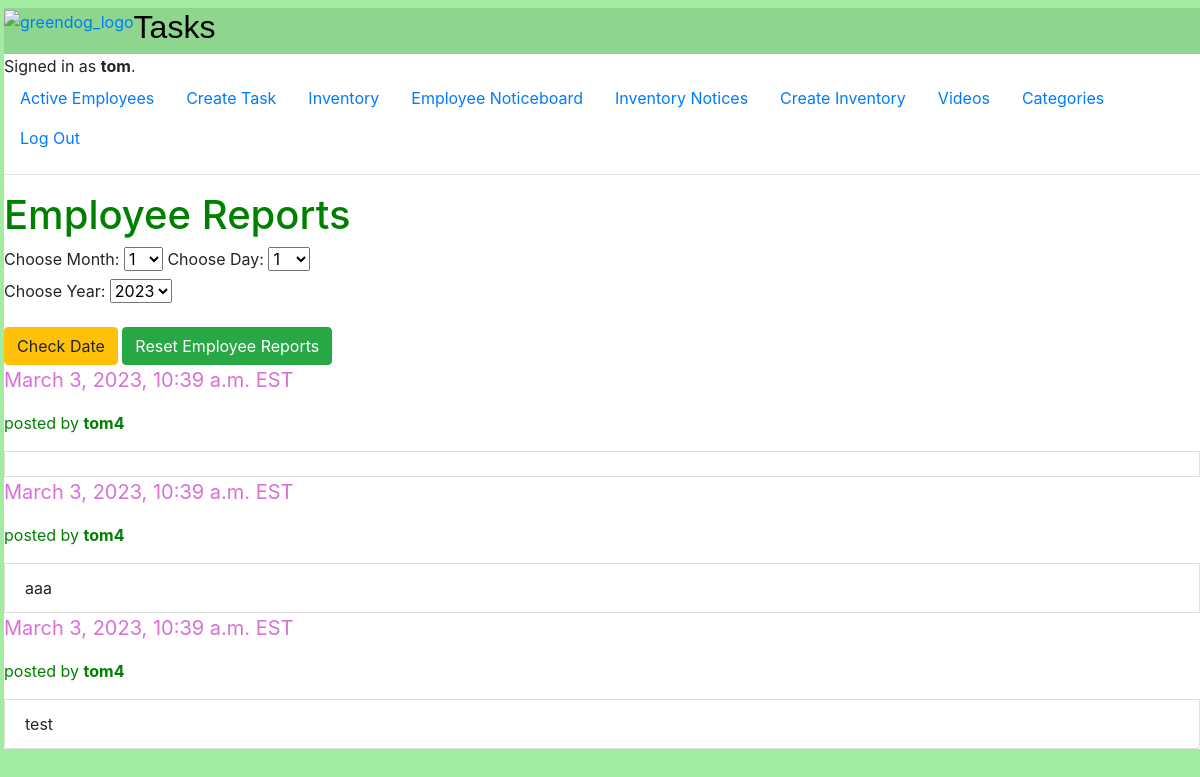
/todayEmployeeComments (signed in), run on the app's committed database.
### auctions/models.py (models this page shows, shortened)
class User(AbstractUser):
    pass

class employeeComment(models.Model):
    author = models.ForeignKey(
        User, on_delete=models.CASCADE,  blank=True, null=True, related_name="commentUser")
    employee = models.ForeignKey(
        Employee, on_delete=models.CASCADE,  blank=True, null=True, related_name="commentEmployee")
    message = models.CharField(max_length=1000)
    datetime = models.DateTimeField(
        max_length=100, default=datetime.now().strftime("%Y-%m-%d %H:%M:%S"))

### auctions/views.py (the view)
# urls.py: path("todayEmployeeComments", views.todayEmployeeComments, name="todayEmployeeComments"),
def todayEmployeeComments(request):
    today = datetime.datetime.now()
    month = today.month
    day = today.day
    year = today.year
    comments = employeeComment.objects
    comments = employeeComment.objects.filter(datetime__month=month, datetime__day=day, datetime__year=year).order_by('datetime')
    return render(request, "auctions/todayEmployeeComments.html", {
        "comments":comments,
        "rangeDays": range(1,32),
        "rangeHours": range(1,13),
        "rangeMinutes": range(0,31,30),
        "rangeMonths": range(1,12),
        "rangeYears": range(year, year - 6, -1)
    })

### auctions/templates/auctions/todayEmployeeComments.html (shortened to what this page needs)
{% extends "auctions/layout.html" %}
    {% block body %}
<div>
    <h1 style="color:Green">Employee Reports</h1>
    <form action="{% url 'sortedInventory' %}" method = "POST">
            <div class="form-group">
      <label for="month">Choose Month:</label>
      <select name="month" id="month">
            {% for i in rangeMonths %}
                <option value="{{i}}">{{i}}</option>
            {% endfor %}
      </select>
      <label for="startDay">Choose Day:</label>
      <select name="day" id="day">
            {% for i in rangeDays %}
                <option value="{{i}}">{{i}}</option>
            {% endfor %}
      </select>
    <div class="form-group">
      <label for="startYear">Choose Year:</label>
      <select name="year" id="year">
            {% for i in rangeYears %}
                <option value="{{i}}">{{i}}</option>
            {% endfor %}
    </select>
  </div>
            <button type="submit" class="btn btn-warning">Check Date</button>
            <button type="submit" class="btn btn-success"><a href="employeeComments" style="color:white">Reset Employee Reports</a></button>
        </form>
    {% for comment in comments %}
    <p style="color:orchid; font-size:20px">{{comment.datetime}} EST </p>
    <p style="color:green">posted by <strong>{{comment.author}}</strong></p>
    <li class="list-group-item"> {{comment.message}}
    </li>
    {% endfor %}
</div>
{% endblock %}

### auctions/templates/auctions/layout.html (shortened to what this page needs)
{% load static %}
<!DOCTYPE html>
<html lang="en">
    <head>
        <link rel="stylesheet" href="https://stackpath.bootstrapcdn.com/bootstrap/4.4.1/css/bootstrap.min.css">
        <link href="{% static 'auctions/styles.css' %}" rel="stylesheet">
    </head>
    <body>
        <div id="nav-bar" class="d-flex flex-row" style="background-color: rgb(142, 214, 142)"">
               <a href="/"><img src="https://www.grrreendog.com/wp-content/uploads/2019/02/grrreendog-grooming-and-spa-daycamp-big.png" style="height:10vh;margin:0" alt="greendog_logo"> </a>
               <a href="/"><h2 style="color:black; font-family:'Comic Sans MS', Comic, sans-serif">Tasks</h2></a>
        </div>
        <div>
            {% if user.is_authenticated %}
                Signed in as <strong>{{ user.username }}</strong>.
            {% else %}
                Not signed in.
            {% endif %}
        </div>
        <ul class="nav">
            <li class="nav-item">
                <a class="nav-link" href="{% url 'employees' %}">Active Employees</a>
            </li>
            <li class="nav-item">
                <a class="nav-link" href="{% url 'createTask' %}">Create Task</a>
            </li>
            <li class="nav-item">
                <a class="nav-link" href="{% url 'active' %}">Inventory</a>
            </li>
            <li class="nav-item">
                <a class="nav-link" href="{% url 'employeeComments' %}">Employee Noticeboard</a>
            </li>
            <li class="nav-item">
                <a class="nav-link" href="{% url 'inventoryComments' %}">Inventory Notices</a>
            </li>
            <li class="nav-item">
                <a class="nav-link" href="{% url 'create' %}">Create Inventory</a>
            </li>
            <li class="nav-item">
                <a class="nav-link" href="{% url 'videos' %}">Videos</a>
            </li>
            <li class="nav-item">
                <a class="nav-link" href="{% url 'categories' %}">Categories</a>
            </li>
            {% if user.is_authenticated %}
                <li class="nav-item">
                    <a class="nav-link" href="{% url 'logout' %}">Log Out</a>
                </li>
            {% endif %}
        </ul>
        <hr>
        {% block body %}
        {% endblock %}
    </body>
</html>

### auctions/static/auctions/styles.css (style rules this page uses)
html { margin: 1vh; }
#nav-bar { margin:0; }

### auctions/templates/auctions/layout.html (style rules this page uses)
html { background-color: rgb(162, 236, 162); margin-left:0.5vh; margin-right:0vh; }

### data on the page
User: username "tom"
employeeComment: datetime "March 3, 2023, 10:39 a.m.", author "tom4"
employeeComment: datetime "March 3, 2023, 10:39 a.m.", author "tom4", message "aaa"
employeeComment: datetime "March 3, 2023, 10:39 a.m.", author "tom4", message "test"

### other printed values
form field month "1"
form field day "1"
form field year "2023"
